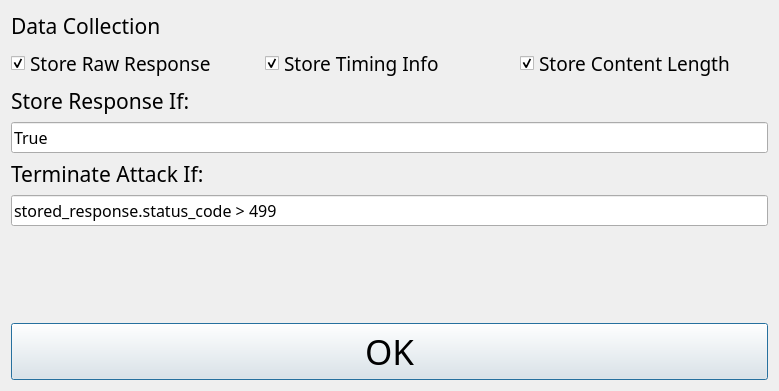
<?xml version="1.0" encoding="UTF-8"?>
<ui version="4.0">
 <class>Dialog</class>
 <widget class="QDialog" name="Dialog">
  <property name="windowModality">
   <enum>Qt::ApplicationModal</enum>
  </property>
  <property name="geometry">
   <rect>
    <x>0</x>
    <y>0</y>
    <width>779</width>
    <height>391</height>
   </rect>
  </property>
  <property name="windowTitle">
   <string>Attack Configuration</string>
  </property>
  <layout class="QGridLayout" name="gridLayout">
   <item row="0" column="0">
    <layout class="QVBoxLayout" name="verticalLayout">
     <item>
      <widget class="QLabel" name="label">
       <property name="font">
        <font>
         <family>Among Us</family>
         <pointsize>16</pointsize>
        </font>
       </property>
       <property name="text">
        <string>Data Collection</string>
       </property>
      </widget>
     </item>
     <item>
      <layout class="QHBoxLayout" name="horizontalLayout">
       <item>
        <widget class="QCheckBox" name="store_resp">
         <property name="font">
          <font>
           <family>Among Us</family>
           <pointsize>14</pointsize>
          </font>
         </property>
         <property name="text">
          <string>Store Raw Response</string>
         </property>
         <property name="checked">
          <bool>true</bool>
         </property>
        </widget>
       </item>
       <item>
        <widget class="QCheckBox" name="store_timing">
         <property name="font">
          <font>
           <family>Among Us</family>
           <pointsize>14</pointsize>
          </font>
         </property>
         <property name="text">
          <string>Store Timing Info</string>
         </property>
         <property name="checked">
          <bool>true</bool>
         </property>
        </widget>
       </item>
       <item>
        <widget class="QCheckBox" name="store_length">
         <property name="font">
          <font>
           <family>Among Us</family>
           <pointsize>14</pointsize>
          </font>
         </property>
         <property name="text">
          <string>Store Content Length</string>
         </property>
         <property name="checked">
          <bool>true</bool>
         </property>
        </widget>
       </item>
      </layout>
     </item>
     <item>
      <widget class="QLabel" name="show_filter">
       <property name="font">
        <font>
         <family>Among Us</family>
         <pointsize>16</pointsize>
        </font>
       </property>
       <property name="text">
        <string>Store Response If:</string>
       </property>
       <property name="textFormat">
        <enum>Qt::PlainText</enum>
       </property>
      </widget>
     </item>
     <item>
      <widget class="QLineEdit" name="store_resp_if">
       <property name="minimumSize">
        <size>
         <width>0</width>
         <height>30</height>
        </size>
       </property>
       <property name="font">
        <font>
         <family>Among Us</family>
         <pointsize>12</pointsize>
        </font>
       </property>
       <property name="text">
        <string>True</string>
       </property>
      </widget>
     </item>
     <item>
      <widget class="QLabel" name="label_2">
       <property name="font">
        <font>
         <family>Among Us</family>
         <pointsize>16</pointsize>
        </font>
       </property>
       <property name="text">
        <string>Terminate Attack If:</string>
       </property>
      </widget>
     </item>
     <item>
      <widget class="QLineEdit" name="terminate_if">
       <property name="minimumSize">
        <size>
         <width>0</width>
         <height>30</height>
        </size>
       </property>
       <property name="font">
        <font>
         <family>Among Us</family>
         <pointsize>12</pointsize>
        </font>
       </property>
       <property name="text">
        <string>stored_response.status_code &gt; 499</string>
       </property>
      </widget>
     </item>
     <item>
      <spacer name="verticalSpacer">
       <property name="orientation">
        <enum>Qt::Vertical</enum>
       </property>
       <property name="sizeHint" stdset="0">
        <size>
         <width>20</width>
         <height>40</height>
        </size>
       </property>
      </spacer>
     </item>
     <item>
      <widget class="QPushButton" name="ok_btn">
       <property name="font">
        <font>
         <family>Among Us</family>
         <pointsize>26</pointsize>
        </font>
       </property>
       <property name="text">
        <string>OK</string>
       </property>
      </widget>
     </item>
    </layout>
   </item>
  </layout>
 </widget>
 <resources/>
 <connections/>
</ui>
